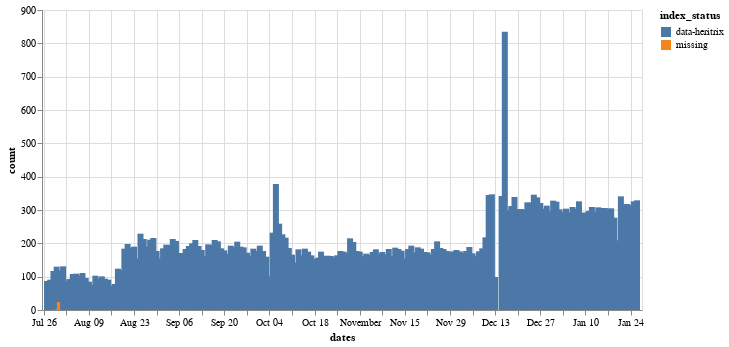

Here is the notebook cell this chart was saved with:
### Markdown cell above
Which can be used to build a simple visualisation:

### Code cell
import altair as alt

alt.Chart(df).mark_bar(size=6).encode(
    x='dates:T',
    y='count',
    color='index_status',
    tooltip=[alt.Tooltip('dates:T', format='%A, %e %B %Y'),'index_status', 'count']
).properties(width=600).interactive()

### Figure 1 — Vega-Lite specification as saved in the notebook (floating-point values rounded to 4 significant figures; data arrays with more than 128 entries replaced by an {"elided": "..."} marker saying what was removed)
{"config": {"view": {"continuousWidth": 400, "continuousHeight": 300}}, "data": {"name": "data-e1d09012211502931e0811b4d59c633d"}, "mark": {"type": "bar", "size": 6}, "encoding": {"color": {"type": "nominal", "field": "index_status"}, "tooltip": [{"type": "temporal", "field": "dates", "format": "%A, %e %B %Y"}, {"type": "nominal", "field": "index_status"}, {"type": "quantitative", "field": "count"}], "x": {"type": "temporal", "field": "dates"}, "y": {"type": "quantitative", "field": "count"}}, "selection": {"selector001": {"type": "interval", "bind": "scales", "encodings": ["x", "y"]}}, "width": 600, "$schema": "https://vega.github.io/schema/vega-lite/v4.8.1.json", "datasets": {"data-e1d09012211502931e0811b4d59c633d": {"elided": "185 records"}}}
